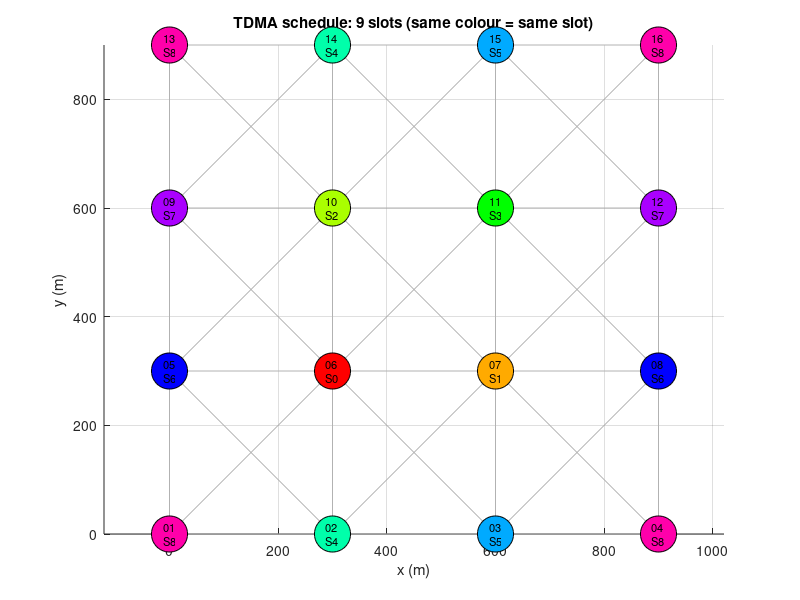
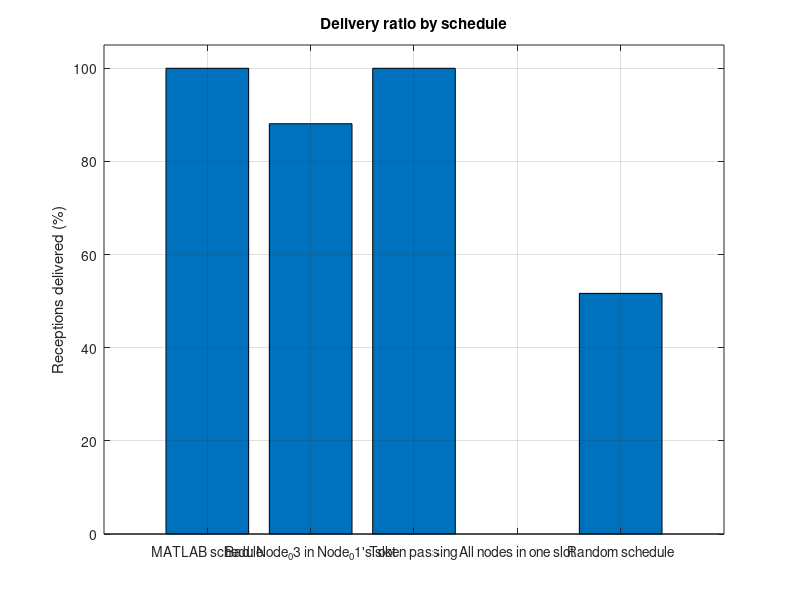
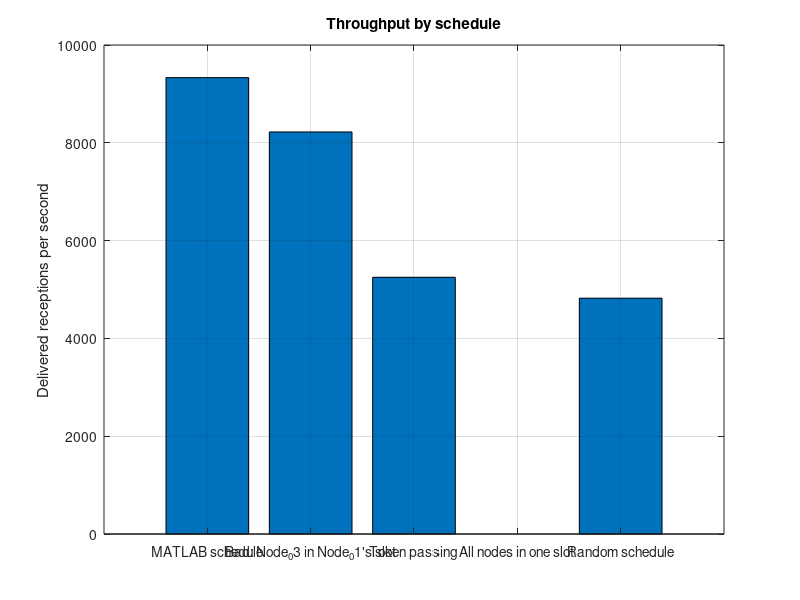

The MATLAB source for these figures, in order:
function tdma_sim(varargin)
%TDMA_SIM  Schedule-driven TDMA simulation for the TDMA Schedule Planner and Optimizer.
%
%   tdma_sim                      16-node demo grid, MATLAB computes its own schedule
%   tdma_sim('Csv','schedule_sim.csv')
%                                 use the coordinates and the Python Brain's schedule
%                                 from the CSV made by sim/export_for_sims.py
%   Name-value options:
%     'Csv'     path to schedule_sim.csv ('' = built-in 4x4 grid, 300 m spacing)
%     'Range'   radio range in metres (default 500)
%     'SlotMs'  slot duration in ms (default 1)
%     'Random'  number of random schedules to average (default 200)
%     'Plots'   true/false, draw and save figures (default true)
%     'OutDir'  folder for the results CSV and PNG files (default current folder)
%
%   No toolboxes are needed (base MATLAB R2016b or newer).
%
%   Steps: (1) build the radio graph, (2) build the distance-2 conflict graph,
%   (3) colour it with DSATUR + random restarts, (4) verify no conflicts,
%   (5) run slot-by-slot reception simulation for several schedules.
%
%   Reception rule for every transmission t -> receiver r in range, per slot:
%     r transmitting itself        -> lost (half duplex)
%     another transmitter in range of r -> lost (collision at r)
%         hidden terminal: the interferer is NOT in range of t
%         direct:          the interferer is in range of t
%     otherwise                    -> delivered

    p = inputParser;
    addParameter(p, 'Csv', '');
    addParameter(p, 'Range', 500);
    addParameter(p, 'SlotMs', 1);
    addParameter(p, 'Random', 200);
    addParameter(p, 'Plots', true);
    addParameter(p, 'OutDir', pwd);
    parse(p, varargin{:});
    o = p.Results;
    rng(42);

    % ---- 1. topology -------------------------------------------------------------
    brainSlots = [];
    if isempty(o.Csv)
        [gx, gy] = meshgrid(0:300:900, 0:300:900);          % Node_01 (0,0) ... Node_16 (900,900)
        X = reshape(gx', [], 1); Y = reshape(gy', [], 1);
        names = arrayfun(@(k) sprintf('Node_%02d', k), (1:16)', 'UniformOutput', false);
    else
        [names, X, Y, brainSlots] = read_csv(o.Csv);
    end
    n = numel(X);
    D = sqrt((X - X').^2 + (Y - Y').^2);
    A = (D <= o.Range) & ~eye(n);                            % radio graph, inclusive range
    fprintf('TDMA schedule simulation (MATLAB)\n');
    fprintf('  radios: %d, range: %g m, links: %d\n', n, o.Range, nnz(A) / 2);

    % ---- 2/3. distance-2 conflict graph and colouring --------------------------------
    A2 = ((double(A) * double(A)) > 0) | A;                  % within 1 or 2 hops
    A2(1:n+1:end) = false;                                   % G squared, no self loops
    [slots, S] = dsatur_best(A2, 300);
    lb = max(sum(A, 2)) + 1;                                 % a node and its neighbours form a clique in G^2
    fprintf('  MATLAB colouring: %d slots (lower bound %d) -> %s\n', S, lb, ...
        ternary(S == lb, 'PROVEN OPTIMAL', 'best found, not proven'));

    % ---- 4. verification straight from the coordinates ---------------------------------
    nViol = count_conflicts(slots, D, o.Range);
    fprintf('  Verification: %d conflicting pairs -> %s\n\n', nViol, ternary(nViol == 0, 'PASS', 'FAIL'));

    % ---- 5. scenarios -------------------------------------------------------------------
    scen = {};  % each: name, slots (0-based), slots per frame
    scen(end+1, :) = {'MATLAB schedule (distance-2 colouring)', slots, S};
    if ~isempty(brainSlots)
        scen(end+1, :) = {'Python Brain schedule (from CSV)', brainSlots, max(brainSlots) + 1};
    end
    ref = slots;
    if ~isempty(brainSlots), ref = brainSlots; end
    i1 = find(strcmp(names, 'Node_01')); i3 = find(strcmp(names, 'Node_03'));
    if ~isempty(i1) && ~isempty(i3)
        bad = ref; bad(i3) = bad(i1);
        scen(end+1, :) = {'Bad: Node_03 in Node_01''s slot', bad, max(ref) + 1};
    end
    scen(end+1, :) = {'Token passing (1 node per slot)', (0:n-1)', n};
    scen(end+1, :) = {'All nodes in one slot', zeros(n, 1), 1};

    rows = zeros(0, 9);  labels = {};
    for k = 1:size(scen, 1)
        r = simulate(scen{k, 2}, A);
        rows(end+1, :) = metrics(r, scen{k, 3}, o.SlotMs);  %#ok<AGROW>
        labels{end+1} = scen{k, 1};                         %#ok<AGROW>
    end
    % random schedules with the Brain/MATLAB frame length
    Sref = S; if ~isempty(brainSlots), Sref = max(brainSlots) + 1; end
    acc = zeros(1, 6);
    for k = 1:o.Random
        acc = acc + simulate(randi([0 Sref-1], n, 1), A);
    end
    rows(end+1, :) = metrics(acc / o.Random, Sref, o.SlotMs);
    labels{end+1} = sprintf('Random schedule (mean of %d)', o.Random);

    % ---- report -------------------------------------------------------------------------
    fprintf('%-40s %6s %10s %9s %8s %8s %9s %12s\n', 'Scenario', 'Slots', 'Delivered', 'Collided', 'Hidden', 'Direct', 'Delivery', 'Deliv./sec');
    fprintf('%s\n', repmat('-', 1, 112));
    for k = 1:size(rows, 1)
        fprintf('%-40s %6d %10.2f %9.2f %8.2f %8.2f %8.2f%% %12.0f\n', labels{k}, rows(k, 1), rows(k, 3), ...
            rows(k, 4), rows(k, 5), rows(k, 6), rows(k, 8) * 100, rows(k, 9));
    end
    fprintf('\n(per-frame figures; "Delivered" counts transmitter-to-neighbour receptions)\n');
    gain = rows(1, 9) / rows(strcmp(labels, 'Token passing (1 node per slot)'), 9);
    fprintf('Capacity gain of the schedule over token passing: %.2fx\n', gain);

    csvPath = fullfile(o.OutDir, 'matlab_results.csv');
    fid = fopen(csvPath, 'w');
    fprintf(fid, 'scenario,slots_per_frame,attempted_per_frame,delivered_per_frame,collisions_per_frame,hidden_terminal_per_frame,direct_per_frame,half_duplex_per_frame,delivery_ratio,delivered_per_second\n');
    for k = 1:size(rows, 1)
        fprintf(fid, '"%s",%d,%.4f,%.4f,%.4f,%.4f,%.4f,%.4f,%.6f,%.2f\n', labels{k}, rows(k, 1), rows(k, 2), rows(k, 3), ...
            rows(k, 4), rows(k, 5), rows(k, 6), rows(k, 7), rows(k, 8), rows(k, 9));
    end
    fclose(fid);
    fprintf('Results written to %s\n', csvPath);

    % ---- plots --------------------------------------------------------------------------
    if o.Plots
        draw_schedule(X, Y, A, slots, S, names);
        save_fig(gcf, fullfile(o.OutDir, 'matlab_schedule.png'));
        figure('Name', 'Delivery ratio', 'Color', 'w');
        bar(rows(:, 8) * 100); grid on;
        set(gca, 'XTick', 1:numel(labels), 'XTickLabel', shorten(labels), 'XTickLabelRotation', 25);
        ylabel('Receptions delivered (%)'); title('Delivery ratio by schedule'); ylim([0 105]);
        save_fig(gcf, fullfile(o.OutDir, 'matlab_delivery.png'));
        figure('Name', 'Throughput', 'Color', 'w');
        bar(rows(:, 9)); grid on;
        set(gca, 'XTick', 1:numel(labels), 'XTickLabel', shorten(labels), 'XTickLabelRotation', 25);
        ylabel('Delivered receptions per second'); title('Throughput by schedule');
        save_fig(gcf, fullfile(o.OutDir, 'matlab_throughput.png'));
        fprintf('Figures saved in %s\n', o.OutDir);
    end
end

% =====================================================================================
function [slots, S] = dsatur_best(A2, restarts)
    n = size(A2, 1);
    best = []; S = inf;
    for r = 1:restarts
        c = dsatur(A2, r > 1);
        k = max(c) + 1;
        if k < S, S = k; best = c; end
    end
    slots = best;
end

function c = dsatur(A2, randomTies)
    n = size(A2, 1);
    c = -ones(n, 1);
    deg = sum(A2, 2);
    for step = 1:n
        sat = zeros(n, 1);
        for v = 1:n
            if c(v) < 0, sat(v) = numel(unique(c(A2(:, v) & c >= 0))); end
        end
        cand = find(c < 0);
        key = sat(cand) * 1e4 + deg(cand);
        if randomTies, key = key + rand(numel(cand), 1) * 0.9; else, key = key - cand * 1e-6; end
        [~, ix] = max(key);
        v = cand(ix);
        used = unique(c(A2(:, v) & c >= 0));
        col = 0;
        while any(used == col), col = col + 1; end
        c(v) = col;
    end
end

function nViol = count_conflicts(slots, D, R)
% Independent check from raw distances: same slot and 1 or 2 hops apart is a conflict.
    n = numel(slots); nViol = 0;
    A = (D <= R) & ~eye(n);
    for i = 1:n
        for j = i+1:n
            if slots(i) ~= slots(j), continue; end
            if A(i, j) || any(A(i, :) & A(j, :)), nViol = nViol + 1; end
        end
    end
end

function r = simulate(slots, A)
% One frame. Returns [attempted success collided hidden direct halfduplex].
    n = numel(slots); r = zeros(1, 6);
    for s = unique(slots(:))'
        tx = find(slots(:) == s)';
        for t = tx
            for rx = find(A(t, :))
                r(1) = r(1) + 1;
                if slots(rx) == s, r(6) = r(6) + 1; continue; end
                others = tx(tx ~= t & A(tx, rx)');
                if isempty(others)
                    r(2) = r(2) + 1;
                else
                    r(3) = r(3) + 1;
                    if any(~A(t, others)), r(4) = r(4) + 1; else, r(5) = r(5) + 1; end
                end
            end
        end
    end
end

function m = metrics(r, S, slotMs)
% [S attempted delivered collided hidden direct halfduplex ratio perSecond]
    ratio = r(2) / r(1);
    perSec = r(2) / (S * slotMs / 1000);
    m = [S, r(1), r(2), r(3), r(4), r(5), r(6), ratio, perSec];
end

function [names, X, Y, slots] = read_csv(path)
    fid = fopen(path, 'r'); assert(fid > 0, 'Cannot open %s', path);
    names = {}; X = []; Y = []; slots = [];
    while true
        line = fgetl(fid);
        if ~ischar(line), break; end
        line = strtrim(line);
        if isempty(line) || line(1) == '#' || strncmpi(line, 'name', 4), continue; end
        f = strsplit(line, ',');
        names{end+1, 1} = f{1};  X(end+1, 1) = str2double(f{2});  %#ok<AGROW>
        Y(end+1, 1) = str2double(f{3});  slots(end+1, 1) = str2double(f{4});
    end
    fclose(fid);
end

function draw_schedule(X, Y, A, slots, S, names)
    figure('Name', 'Schedule', 'Color', 'w'); hold on; axis equal; grid on;
    n = numel(X);
    for i = 1:n
        for j = i+1:n
            if A(i, j), plot([X(i) X(j)], [Y(i) Y(j)], '-', 'Color', [0.7 0.7 0.7]); end
        end
    end
    cm = hsv(S);
    for i = 1:n
        plot(X(i), Y(i), 'o', 'MarkerSize', 26, 'MarkerFaceColor', cm(slots(i) + 1, :), 'MarkerEdgeColor', 'k');
        text(X(i), Y(i), sprintf('%s\nS%d', names{i}(end-1:end), slots(i)), 'HorizontalAlignment', 'center', 'FontSize', 8);
    end
    title(sprintf('TDMA schedule: %d slots (same colour = same slot)', S));
    xlabel('x (m)'); ylabel('y (m)'); hold off;
end

function save_fig(h, path)
    try
        exportgraphics(h, path, 'Resolution', 150);
    catch
        try
            saveas(h, path);
        catch
            warning('Could not save %s', path);
        end
    end
end

function out = shorten(labels)
    out = cellfun(@(s) regexprep(s, ' \(.*$', ''), labels, 'UniformOutput', false);
end

function v = ternary(c, a, b)
    if c, v = a; else, v = b; end
end
